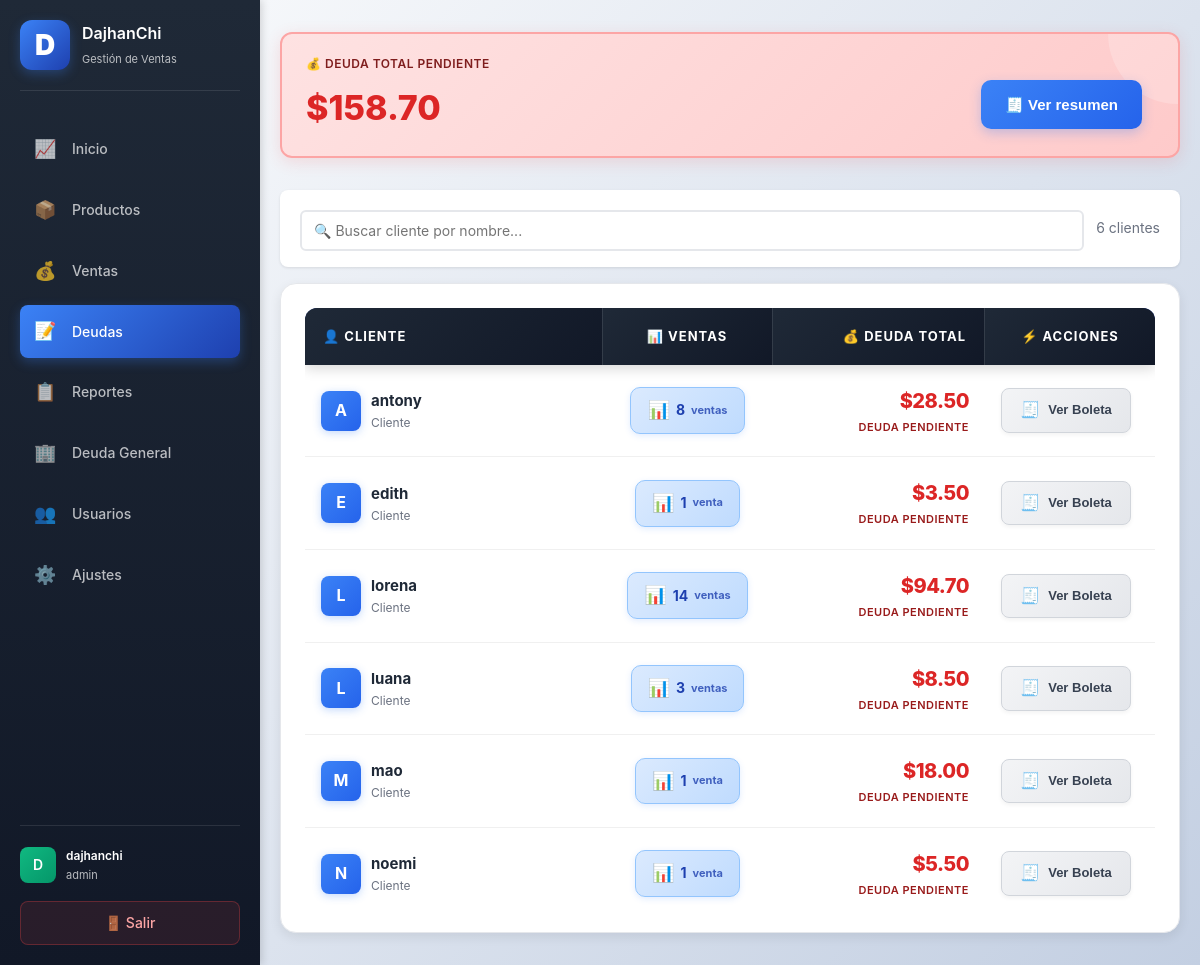
The page /debts (signed in) on the database its author committed.
### app.py (models this page shows)
class SaleItem(db.Model):
    id = db.Column(db.Integer, primary_key=True)
    sale_id = db.Column(db.Integer, db.ForeignKey("sale.id"), nullable=False)
    product_id = db.Column(db.Integer, db.ForeignKey("product.id"), nullable=False)
    qty = db.Column(db.Integer, nullable=False, default=1)
    unit_price_cents = db.Column(db.Integer, nullable=False, default=0)
    line_total_cents = db.Column(db.Integer, nullable=False, default=0)
    sale = db.relationship("Sale", backref=db.backref("items", lazy=True))
    product = db.relationship("Product")

class Sale(db.Model):
    id = db.Column(db.Integer, primary_key=True)
    user_id = db.Column(db.Integer, db.ForeignKey("user.id"), nullable=False, index=True)
    created_at = db.Column(db.DateTime, nullable=False, default=datetime.now, index=True)
    customer_name = db.Column(db.String(160))
    payment_method = db.Column(db.String(20), nullable=False, default="efectivo")  # efectivo, yape, fiado
    total_cents = db.Column(db.Integer, nullable=False, default=0)
    paid_cents = db.Column(db.Integer, nullable=False, default=0)
    payment_status = db.Column(db.String(20), nullable=False, default="pagado")  # pagado, pendiente, parcial
    user = db.relationship("User", backref=db.backref("sales", lazy=True))
    @property
    def pending_cents(self):
        return max(0, self.total_cents - self.paid_cents)

### app.py (the view)
@app.route("/debts")
@login_required
@require_permission("debts")
def debts():
    user_id = session.get("user_id")
    pending_sales = (
        Sale.query.filter(
            Sale.user_id == user_id,
            Sale.payment_method == "fiado",
            Sale.payment_status.in_(["pendiente", "parcial"])
        )
        .options(
            db.joinedload(Sale.items).joinedload(SaleItem.product),
            db.joinedload(Sale.payments)
        )
        .order_by(Sale.created_at.desc())
        .all()
    )
    debts_by_customer = {}
    for sale in pending_sales:
        customer = sale.customer_name or "Sin nombre"
        if customer not in debts_by_customer:
            customer_key = customer if customer != "Sin nombre" else "__SIN_NOMBRE__"
            debts_by_customer[customer] = {
                'customer_name': customer,
                'customer_key': customer_key,
                'total_original_cents': 0,
                'total_paid_cents': 0,
                'total_debt_cents': 0,
                'sales': [],
                'items_map': {}
            }
        debts_by_customer[customer]['total_debt_cents'] += sale.pending_cents
        debts_by_customer[customer]['sales'].append(sale)
    for sale in pending_sales:
        customer = sale.customer_name or "Sin nombre"
        customer_data = debts_by_customer.get(customer)
        if not customer_data:
            continue
        customer_data['total_original_cents'] += sale.total_cents
        customer_data['total_paid_cents'] += sale.paid_cents
        items_map = customer_data['items_map']
        for item in sale.items:
            product_name = item.product.name if item.product else "Producto eliminado"
            key = item.product_id
            if key not in items_map:
                items_map[key] = {
                    'product_name': product_name,
                    'qty': 0,
                    'line_total_cents': 0
                }
            items_map[key]['qty'] += item.qty
            items_map[key]['line_total_cents'] += item.line_total_cents
    for customer_data in debts_by_customer.values():
        items_list = sorted(
            customer_data['items_map'].values(),
            key=lambda x: x['product_name'].lower()
        )
        customer_data['items_list'] = items_list
        customer_data.pop('items_map', None)
    grouped_debts = sorted(debts_by_customer.values(), key=lambda x: x['customer_name'].lower())
    total_debt_cents = sum(sale.pending_cents for sale in pending_sales)
    debts_summary_data = {
        "total_debt_cents": total_debt_cents,
        "customers": [
            {
                "customer_name": c["customer_name"],
                "total_original_cents": c["total_original_cents"],
                "total_paid_cents": c["total_paid_cents"],
                "total_debt_cents": c["total_debt_cents"],
                "items_list": c["items_list"]
            }
            for c in grouped_debts
        ]
    }
    debts_summary_json = json.dumps(debts_summary_data)
    grouped_debts_serializable = [
        {
            "customer_name": c["customer_name"],
            "customer_key": c["customer_key"],
            "total_original_cents": c["total_original_cents"],
            "total_paid_cents": c["total_paid_cents"],
            "total_debt_cents": c["total_debt_cents"],
            "items_list": c["items_list"],
            "latest_sale_id": c["sales"][0].id if c.get("sales") else None,
            "sales_summary": [
                {
                    "id": sale.id,
                    "created_at": sale.created_at.strftime("%d/%m/%Y %H:%M"),
                    "total_cents": sale.total_cents,
                    "paid_cents": sale.paid_cents,
                    "pending_cents": sale.pending_cents,
                    "payment_status": sale.payment_status,
                }
                for sale in sorted(c.get("sales", []), key=lambda s: s.created_at, reverse=True)
            ]
        }
        for c in grouped_debts
    ]
    grouped_debts_json = json.dumps(grouped_debts_serializable)
    return render_template("debts.html",
                         grouped_debts=grouped_debts,
                         total_debt_cents=total_debt_cents,
                         debts_summary_json=debts_summary_json,
                         grouped_debts_json=grouped_debts_json)

### templates/debts.html (shortened to what this page needs)
{% extends "base.html" %}
{% block content %}
    <div style="display: grid; grid-template-columns: 1fr; gap: 16px; margin-bottom: 32px;">
        <div style="background: linear-gradient(135deg, #fee2e2 0%, #fecaca 100%); border-radius: 12px; padding: 20px 24px; box-shadow: 0 4px 16px rgba(239, 68, 68, 0.15); border: 2px solid #fca5a5; position: relative; overflow: hidden;">
            <div style="position: absolute; top: -70px; right: -70px; width: 140px; height: 140px; background: rgba(255,255,255,0.2); border-radius: 50%;"></div>
            <div style="position: relative; z-index: 1; display: flex; align-items: center; justify-content: space-between; gap: 16px; flex-wrap: wrap;">
                <div>
                    <div style="font-size: 12px; color: #7f1d1d; font-weight: 600; text-transform: uppercase; letter-spacing: 0.5px; margin-bottom: 8px;">💰 Deuda Total Pendiente</div>
                    <div style="font-weight: 800; font-size: 34px; color: #dc2626;">{{ total_debt_cents | money }}</div>
                </div>
                <button type="button" id="openDebtsSummary" class="button" style="background: linear-gradient(135deg, #3b82f6 0%, #2563eb 100%); color: white; border: none; font-weight: 700; box-shadow: 0 4px 12px rgba(59, 130, 246, 0.3); padding: 14px 24px; border-radius: 10px; cursor: pointer; transition: all 0.2s ease; white-space: nowrap; flex-shrink: 0;">
                    🧾 Ver resumen
                </button>
            </div>
        </div>
    </div>
    {% if grouped_debts %}
    <div style="background: white; padding: 16px 20px; border-radius: 8px; margin-bottom: 16px; box-shadow: 0 1px 3px rgba(0,0,0,0.1);">
        <div style="display: flex; gap: 12px; align-items: center;">
            <div style="flex: 1; position: relative;">
                <input type="text" id="debtSearchInput" placeholder="🔍 Buscar cliente por nombre..."
                       style="width: 100%; padding: 10px 12px; border: 2px solid #e5e7eb; border-radius: 6px; font-size: 14px; transition: border-color 0.2s; box-sizing: border-box;">
            </div>
            <div id="debtSearchResults" style="color: #6b7280; font-size: 14px; white-space: nowrap;">
                <span id="totalCustomers">{{ grouped_debts|length }}</span> clientes
            </div>
        </div>
    </div>
    {% endif %}
    <div class="card animate-card-pop" style="border-radius: 16px; box-shadow: 0 4px 12px rgba(0,0,0,0.08); border: 1px solid #e5e7eb;">
        {% if grouped_debts %}
        <div class="table-scroll-container">
            <table class="customer-table">
                <thead>
                    <tr>
                        <th style="text-align: left; width: 35%;">👤 Cliente</th>
                        <th style="text-align: center; width: 20%;">📊 Ventas</th>
                        <th style="text-align: right; width: 25%;">💰 Deuda Total</th>
                        <th style="text-align: center; width: 20%;">⚡ Acciones</th>
                    </tr>
                </thead>
                <tbody>
                {% for customer in grouped_debts %}
                    <tr data-customer="{{ customer.customer_name }}" data-customer-index="{{ loop.index0 }}" class="customer-row">
                        <td style="vertical-align: middle;">
                            <div style="display: flex; align-items: center; gap: 10px;">
                                <div style="width: 40px; height: 40px; background: linear-gradient(135deg, #3b82f6 0%, #2563eb 100%); border-radius: 8px; display: flex; align-items: center; justify-content: center; color: white; font-weight: 700; font-size: 16px; box-shadow: 0 2px 8px rgba(59, 130, 246, 0.3);">
                                    {{ customer.customer_name[0]|upper }}
                                </div>
                                <div>
                                    <div style="font-weight: 700; color: #1f2937; font-size: 15px;">{{ customer.customer_name }}</div>
                                    <div style="font-size: 12px; color: #6b7280;">Cliente</div>
                                </div>
                            </div>
                        </td>
                        <td style="text-align: center; vertical-align: middle;">
                            <div style="display: inline-flex; align-items: center; gap: 6px; background: linear-gradient(135deg, #dbeafe 0%, #bfdbfe 100%); color: #1e40af; padding: 8px 16px; border-radius: 10px; font-weight: 700; box-shadow: 0 2px 6px rgba(59, 130, 246, 0.15); border: 1px solid #93c5fd;">
                                <span style="font-size: 18px;">📊</span>
                                <span style="font-size: 14px;">{{ customer.sales|length }}</span>
                                <span style="font-size: 11px; opacity: 0.8;">venta{{ 's' if customer.sales|length != 1 else '' }}</span>
                            </div>
                        </td>
                        <td style="text-align: right; vertical-align: middle;">
                            <div style="display: flex; flex-direction: column; align-items: flex-end; gap: 2px;">
                                <div style="font-weight: 800; color: #dc2626; font-size: 20px; letter-spacing: -0.5px;">{{ customer.total_debt_cents | money }}</div>
                                <div style="font-size: 11px; color: #991b1b; font-weight: 600; text-transform: uppercase; letter-spacing: 0.5px;">Deuda pendiente</div>
                            </div>
                        </td>
                        <td style="text-align: center; vertical-align: middle;">
                            <button type="button"
                                    class="button secondary small"
                                    style="display: inline-flex; align-items: center; gap: 8px; font-weight: 700; padding: 10px 18px; border-radius: 8px; background: linear-gradient(135deg, #f3f4f6 0%, #e5e7eb 100%); color: #374151; border: 1px solid #d1d5db; box-shadow: 0 2px 4px rgba(0, 0, 0, 0.05); transition: all 0.2s ease;"
                                    data-href="{{ url_for('debt_customer_receipt', customer=customer.customer_key) }}"
                                    onclick="event.stopPropagation(); window.location.href=this.getAttribute('data-href')"
                                    onmouseover="this.style.background='linear-gradient(135deg, #3b82f6 0%, #2563eb 100%)'; this.style.color='white'; this.style.transform='translateY(-2px)'; this.style.boxShadow='0 4px 12px rgba(59, 130, 246, 0.3)';"
                                    onmouseout="this.style.background='linear-gradient(135deg, #f3f4f6 0%, #e5e7eb 100%)'; this.style.color='#374151'; this.style.transform='translateY(0)'; this.style.boxShadow='0 2px 4px rgba(0, 0, 0, 0.05)';">
                                <span style="font-size: 16px;">🧾</span>
                                <span>Ver Boleta</span>
                            </button>
                        </td>
                    </tr>
                {% endfor %}
                </tbody>
            </table>
        </div>
        {% else %}
        <div style="text-align: center; padding: 48px 0;">
            <p style="font-size: 48px; margin: 0;">📭</p>
            <h3 style="margin: 16px 0 8px 0;">No hay deudas registradas</h3>
            <p style="color: #6b7280; margin: 0;">Todas las ventas están pagadas</p>
        </div>
        {% endif %}
    </div>
{% endblock %}

### rows shown on the page
SaleItem: customer_name "A", customer_name "antony", sales|length "8", sales "s", total_debt_cents "$28.50"
SaleItem: customer_name "E", customer_name "edith", sales|length "1", total_debt_cents "$3.50"
SaleItem: customer_name "L", customer_name "lorena", sales|length "14", sales "s", total_debt_cents "$94.70"
SaleItem: customer_name "L", customer_name "luana", sales|length "3", sales "s", total_debt_cents "$8.50"
SaleItem: customer_name "M", customer_name "mao", sales|length "1", total_debt_cents "$18.00"
SaleItem: customer_name "N", customer_name "noemi", sales|length "1", total_debt_cents "$5.50"

### other values the page prints
{{ session.get('username', 'U')[0].upper() }} "D"
{{ session.get('username', 'Usuario') }} "dajhanchi"
{{ session.get('role', 'user') }} "admin"
{{ total_debt_cents | money }} "$158.70"
{{ grouped_debts|length }} "6"
